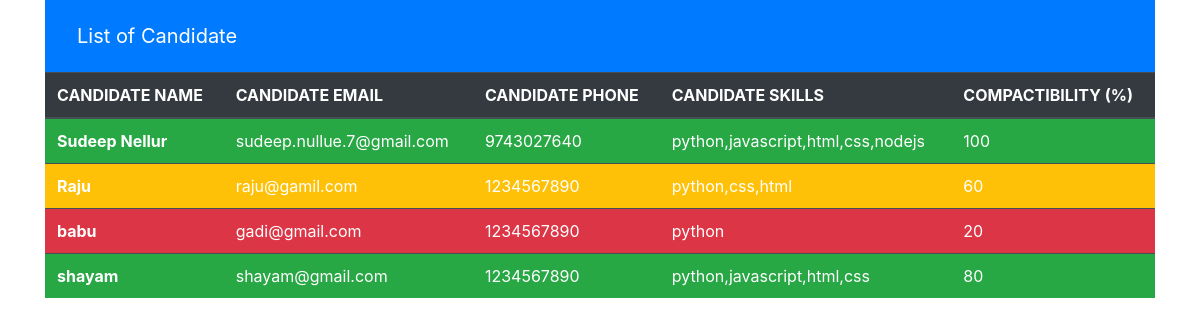
The app's page /submissions/ with its own data.
### application/models.py (models this page shows, shortened)
class Candidate(models.Model):
    fname =  models.CharField(max_length=100)
    phone =  models.IntegerField()
    email =  models.CharField(max_length=100)
    skills =  models.CharField(max_length=500)
    compactibility = models.IntegerField(default="0")

### submission/views.py (the view)
# urls.py: path('', views.submit, name="submit"),
def submit(request):
    candidates = Candidate.objects.all()
    context = {"candidates":candidates}
    return render(request,"submission.html",{"candidates":candidates})

### templates/submission.html (shortened to what this page needs)
<html>
<head>
</head>
<link rel="stylesheet" href="https://stackpath.bootstrapcdn.com/bootstrap/4.5.0/css/bootstrap.min.css">
<body>
    <div class="container">
    <nav class="navbar navbar-dark bg-primary">
        <nav class="navbar navbar-light">
            <a class="navbar-brand" href="#">List of Candidate</a>
        </nav>
    </nav>
    <table class="table table-hover table-dark">
        <thead>
            <th scope="col"> CANDIDATE NAME </th>
            <th scope="col"> CANDIDATE EMAIL </th>
            <th scope="col"> CANDIDATE PHONE </th>
            <th scope="col"> CANDIDATE SKILLS </th>
            <th scope="col"> COMPACTIBILITY (%) </th>
        </thead>
        <tbody>
        {% for candidate in candidates %}
            {% if candidate.compactibility > 79 %}
                <tr>
                <th scope="row" class="bg-success">{{candidate.fname}}</th>
                <td class="bg-success">{{candidate.email}}</td>
                <td class="bg-success">{{candidate.phone}}</td>
                <td class="bg-success">{{candidate.skills}}</td>
                <td class="bg-success">{{candidate.compactibility}}</td>
                </tr>
            {% elif candidate.compactibility > 40 %}
                <tr>
                <th scope="row" class="bg-warning">{{candidate.fname}}</th>
                <td class="bg-warning">{{candidate.email}}</td>
                <td class="bg-warning">{{candidate.phone}}</td>
                <td class="bg-warning">{{candidate.skills}}</td>
                <td class="bg-warning">{{candidate.compactibility}}</td>
                </tr>
            {% else %}
                <tr>
                <th scope="row" class="bg-danger">{{candidate.fname}}</th>
                <td class="bg-danger">{{candidate.email}}</td>
                <td class="bg-danger">{{candidate.phone}}</td>
                <td class="bg-danger">{{candidate.skills}}</td>
                <td class="bg-danger">{{candidate.compactibility}}</td>
                </tr>
            {% endif %}
        {% endfor %}
        </tbody>
    </table>
</body>
</html>

### records on screen
Candidate: fname "Sudeep Nellur", email "sudeep.nullue.7@gmail.com", phone "9743027640", skills "python,javascript,html,css,nodejs", compactibility "100"
Candidate: fname "Raju", email "raju@gamil.com", phone "1234567890", skills "python,css,html", compactibility "60"
Candidate: fname "babu", email "gadi@gmail.com", phone "1234567890", skills "python", compactibility "20"
Candidate: fname "shayam", email "shayam@gmail.com", phone "1234567890", skills "python,javascript,html,css", compactibility "80"
